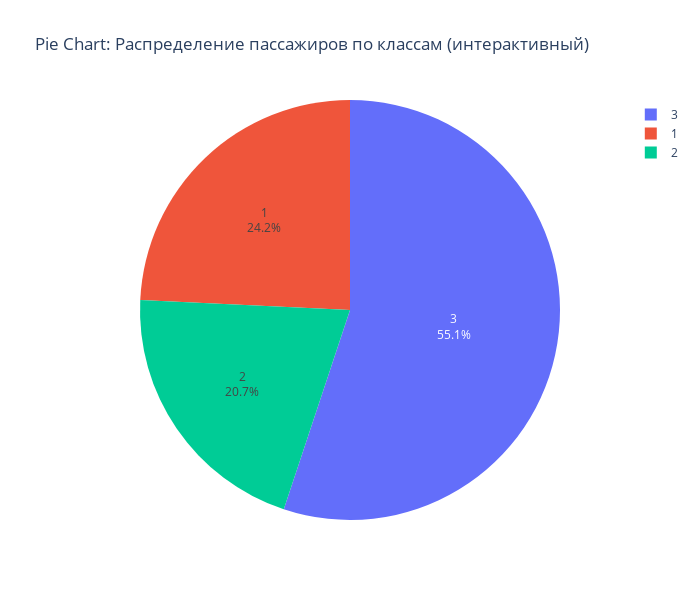

Notebook source saved alongside this figure:
### Code cell
class_counts = df_combined[class_col_use].value_counts()

fig = px.pie(
    values=class_counts.values,
    names=class_counts.index,
    title='Pie Chart: Распределение пассажиров по классам (интерактивный)'
)
fig.update_traces(textposition='inside', textinfo='percent+label')
fig.update_layout(width=700, height=600)
fig.show()

### Figure 1 — Plotly figure (JSON) as saved in the notebook; plotly's stock layout.template omitted (floating-point values rounded to 4 significant figures)
{"data": [{"domain": {"x": [0, 1], "y": [0, 1]}, "hovertemplate": "label=%{label}<br>value=%{value}<extra></extra>", "labels": [3, 1, 2], "legendgroup": "", "name": "", "showlegend": true, "textinfo": "percent+label", "textposition": "inside", "type": "pie", "values": [491, 216, 184]}], "layout": {"height": 600, "legend": {"tracegroupgap": 0}, "title": {"text": "Pie Chart: Распределение пассажиров по классам (интерактивный)"}, "width": 700}}
